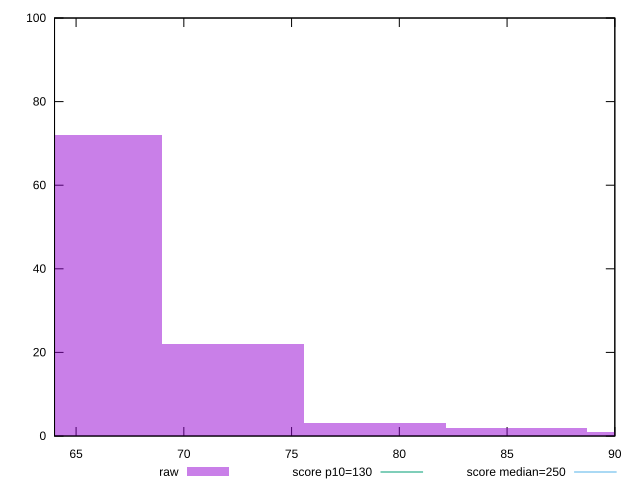

Recreate this plot in gnuplot.
reset

$raw <<EOF
78.85739000146798 3
65.71449166788997 72
72.28594083467898 22
85.42883916825697 2
92.00028833504598 1
EOF

set key outside below
set boxwidth 6.571449166788998
set xrange [64:90]
set yrange [0:100]
set trange [0:100]
set style fill transparent solid 0.5 noborder

set parametric
set terminal svg size 640, 490 enhanced background rgb 'white'
set output "report_00018_2021-02-10T15-25-16.877Z/max-potential-fid/samples/pages+cached+noadtech+nomedia+nocss/raw/histogram.svg"

plot $raw title "raw" with boxes, \
     130,t title "score p10=130", \
     250,t title "score median=250"

reset
